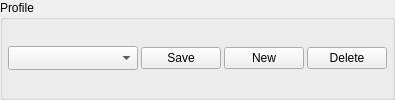
    <widget class="QGroupBox" name="profilesGroup">
     <property name="title">
      <string>Profile</string>
     </property>
     <layout class="QHBoxLayout" name="horizontalLayout_4" stretch="2,0,0,0">
      <property name="spacing">
       <number>3</number>
      </property>
      <property name="leftMargin">
       <number>5</number>
      </property>
      <property name="topMargin">
       <number>5</number>
      </property>
      <property name="rightMargin">
       <number>5</number>
      </property>
      <property name="bottomMargin">
       <number>5</number>
      </property>
      <item>
       <widget class="UIControls::LibraryComboBox" name="comboProfiles">
        <property name="sizeAdjustPolicy">
         <enum>QComboBox::SizeAdjustPolicy::AdjustToMinimumContentsLengthWithIcon</enum>
        </property>
        <property name="minimumContentsLength">
         <number>10</number>
        </property>
       </widget>
      </item>
      <item>
       <widget class="UIControls::Button" name="buttonProfilesSave">
        <property name="styleSheet">
         <string notr="true">min-width: 68px;</string>
        </property>
        <property name="text">
         <string>Save</string>
        </property>
       </widget>
      </item>
      <item>
       <widget class="UIControls::Button" name="buttonProfilesNew">
        <property name="styleSheet">
         <string notr="true">min-width: 68px;</string>
        </property>
        <property name="text">
         <string>New</string>
        </property>
       </widget>
      </item>
      <item>
       <widget class="UIControls::Button" name="buttonProfilesDelete">
        <property name="styleSheet">
         <string notr="true">min-width: 68px;</string>
        </property>
        <property name="text">
         <string>Delete</string>
        </property>
       </widget>
      </item>
     </layout>
    </widget>
